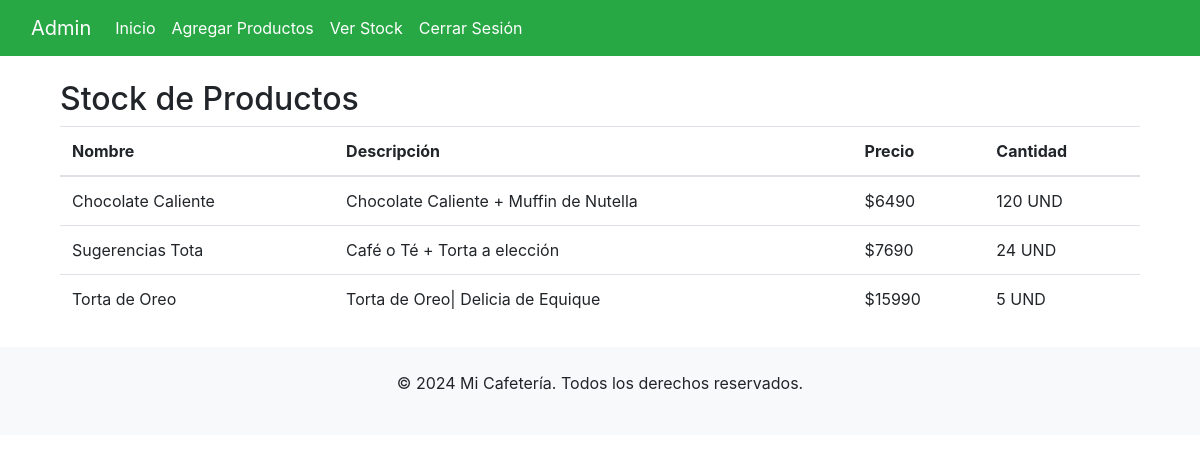
Page /ver_stock/ (signed in) on the committed database.
### inventario/models.py (models this page shows, shortened)
class Producto(models.Model):
    nombre = models.CharField(max_length=100)
    descripcion = models.TextField()
    foto = models.ImageField(upload_to='productos/')
    precio = models.DecimalField(max_digits=10, decimal_places=0)
    cantidad = models.DecimalField(max_digits=10, decimal_places=0)
    categoria = models.ForeignKey(Categoria, on_delete=models.CASCADE)

### inventario/views.py (the view)
# urls.py: path('ver_stock/', login_required(views.ver_stock), name='ver_stock'),
@login_required
def ver_stock(request):
    productos = Producto.objects.all()
    return render(request, 'ver_stock.html', {'productos': productos})

### inventario/templates/ver_stock.html (shortened to what this page needs)
{% extends 'base_admin.html' %}
{% block content %}
<div class="container">
    <h2>Stock de Productos</h2>
    <table class="table">
        <thead>
            <tr>
                <th>Nombre</th>
                <th>Descripción</th>
                <th>Precio</th>
                <th>Cantidad</th>
            </tr>
        </thead>
        <tbody>
            {% for producto in productos %}
            <tr>
                <td>{{ producto.nombre }}</td>
                <td>{{ producto.descripcion }}</td>
                <td>${{ producto.precio }}</td>
                <td>{{ producto.cantidad }} UND</td>
            </tr>
            {% endfor %}
        </tbody>
    </table>
</div>
{% endblock %}

### rows in the picture
Producto: nombre "Chocolate Caliente", descripcion "Chocolate Caliente + Muffin de Nutella", precio "6490", cantidad "120"
Producto: nombre "Sugerencias Tota", descripcion "Café o Té + Torta a elección", precio "7690", cantidad "24"
Producto: nombre "Torta de Oreo", descripcion "Torta de Oreo| Delicia de Equique", precio "15990", cantidad "5"
